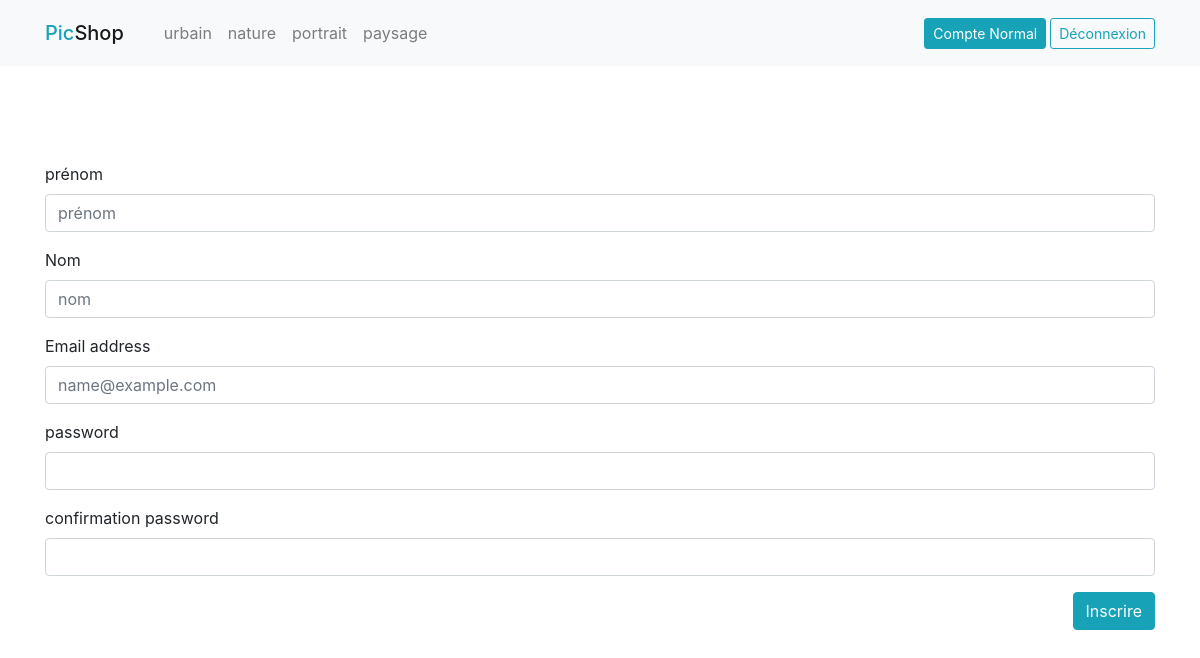
/inscription.php (signed in), run on the app's committed database.
### tables this page shows
CREATE TABLE `categorie` (
  `pk_id` int(11) NOT NULL,
  `nom` varchar(45) NOT NULL
);

### include/fonctions.php (called while the page is built, shortened)
<?php
function isUserConnected(){
    return isset($_SESSION['user']);
}
function getUserFullName(){
    if(isUserConnected()){
        return $_SESSION['user']['prenom'] . ' ' . $_SESSION['user']['nom'];
    }
}

### layout/top.php (the view, shortened to what this page needs)
<!doctype html>
<html lang="fr">
  <head>
    <link rel="stylesheet" href="https://maxcdn.bootstrapcdn.com/bootstrap/4.0.0/css/bootstrap.min.css">
    <link rel="stylesheet" href="css/picshop.css">
  </head>
  <body>
  <?php
    require_once __DIR__ . '/../include/init.php';
    $query = 'SELECT * FROM categorie';
    $stmt = $pdo->query($query);
    $categories = $stmt->fetchAll();
  ?>
    <header>
      <nav class="navbar navbar-expand-lg navbar-light bg-light">
        <div class="container">
          <a class="navbar-brand mb-0 h1 text-info" href="index.php">Pic<span class="navbar-brand mb-0 h1">Shop</span></a>
          <div class="collapse navbar-collapse" id="navbarSupportedContent">
            <ul class="navbar-nav mr-auto">
              <?php
                foreach($categories as $categorie) :
              ?>
              <li class="nav-item">
                <a class="nav-link" href="categorie.php?id=<?= $categorie['id']; ?>"><?= $categorie['nom']; ?></a>
              </li>
              <?php
                endforeach;
              ?>
            </ul>
            <div class="form-inline my-2 my-lg-0">
              <?php
                if(isUserConnected()) :
              ?>
              <a class="btn btn-info btn-sm my-2 my-sm-0" href="#"><?= getUserFullName(); ?></a>
              <form method="post">
                <div class="form-group">
                  <button class="btn btn-sm btn-outline-info ml-1" name="deco" href="#">Déconnexion</button>
                </div>
              </form>
              <?php
                else :
              ?>
              <a class="nav-link text-info" href="connexion.php">connexion</a>
              <a class="btn btn-info btn-sm my-2 my-sm-0" href="inscription.php">Inscription</a>
              <?php
                endif;
              ?>
            </div>
          </div>
        </div>
      </nav>
    </header>
<div class="container-fluid" style="padding:0; overflow:hidden">

### data on the page
categorie: nom "urbain"
categorie: nom "nature"
categorie: nom "portrait"
categorie: nom "paysage"

### other printed values
getUserFullName() "Compte Normal"
